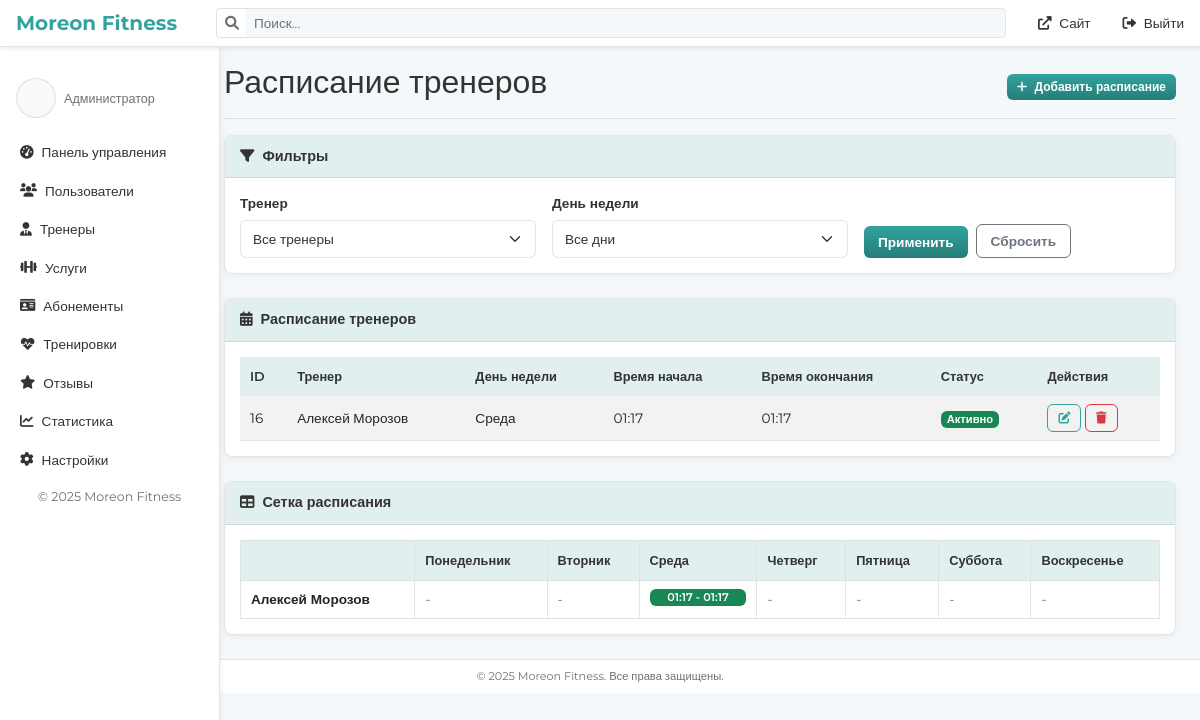
The app's page /admin/schedule.php (signed in), older data.
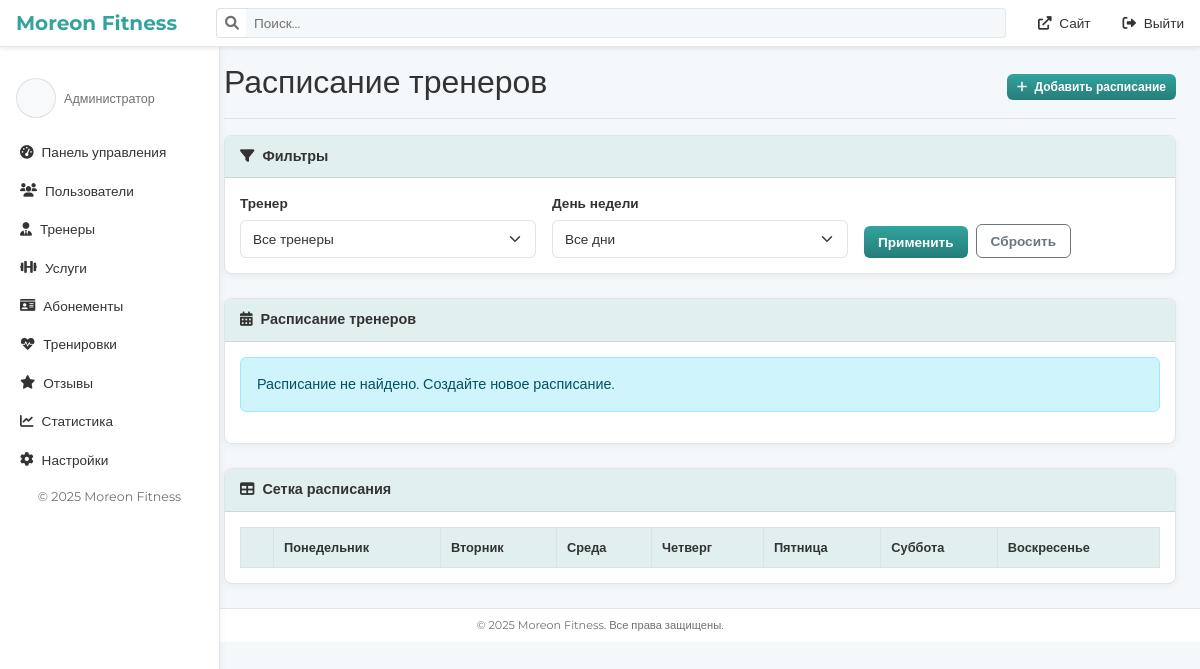
The same page, newer data.
### tables this page shows
CREATE TABLE `trainer_schedule` (
  `id` int NOT NULL,
  `trainer_id` int NOT NULL,
  `day_of_week` tinyint NOT NULL,
  `start_time` time NOT NULL,
  `end_time` time NOT NULL,
  `is_active` tinyint(1) DEFAULT '1'
);

### admin/schedule.php (the view, shortened to what the changed rows need)
<?php
require_once('includes/auth_check.php');
$where_conditions = [];
$params = [];
$where_clause = !empty($where_conditions) ? "WHERE " . implode(" AND ", $where_conditions) : "";
$stmt = $pdo->prepare("
    SELECT
        ts.id,
        ts.day_of_week,
        ts.start_time,
        ts.end_time,
        ts.is_active,
        CONCAT(u.first_name, ' ', u.last_name) as trainer_name,
        t.id as trainer_id
    FROM trainer_schedule ts
    JOIN trainers t ON ts.trainer_id = t.id
    JOIN users u ON t.user_id = u.id
    $where_clause
    ORDER BY ts.day_of_week ASC, ts.start_time ASC
");
$stmt->execute($params);
$schedules = $stmt->fetchAll();
$days_of_week = [
    1 => 'Понедельник',
    2 => 'Вторник',
    3 => 'Среда',
    4 => 'Четверг',
    5 => 'Пятница',
    6 => 'Суббота',
    7 => 'Воскресенье'
];
include 'includes/header.php';
?>
<div class="container-fluid">
    <div class="row">
        <main class="col-md-9 ms-sm-auto col-lg-10 px-md-4">
            <div class="d-flex justify-content-between flex-wrap flex-md-nowrap align-items-center pt-3 pb-2 mb-3 border-bottom">
                <h1 class="h2">Расписание тренеров</h1>
            </div>
            <div class="card mb-4">
                <div class="card-body">
                    <?php if (count($schedules) > 0): ?>
                        <div class="table-responsive">
                            <table class="table table-striped table-hover">
                                <thead>
                                    <tr>
                                        <th>ID</th>
                                        <th>Тренер</th>
                                        <th>День недели</th>
                                        <th>Время начала</th>
                                        <th>Время окончания</th>
                                        <th>Статус</th>
                                        <th>Действия</th>
                                    </tr>
                                </thead>
                                <tbody>
                                    <?php foreach ($schedules as $schedule): ?>
                                        <tr>
                                            <td><?php echo $schedule['id']; ?></td>
                                            <td><?php echo htmlspecialchars($schedule['trainer_name']); ?></td>
                                            <td><?php echo $days_of_week[$schedule['day_of_week']]; ?></td>
                                            <td><?php echo substr($schedule['start_time'], 0, 5); ?></td>
                                            <td><?php echo substr($schedule['end_time'], 0, 5); ?></td>
                                            <td>
                                                <?php if ($schedule['is_active']): ?>
                                                    <span class="badge bg-success">Активно</span>
                                                <?php else: ?>
                                                    <span class="badge bg-danger">Неактивно</span>
                                                <?php endif; ?>
                                            </td>
                                            <td>
                                                <button type="button" class="btn btn-sm btn-outline-primary edit-schedule-btn"
                                                        data-id="<?php echo $schedule['id']; ?>"
                                                        data-trainer-id="<?php echo $schedule['trainer_id']; ?>"
                                                        data-day="<?php echo $schedule['day_of_week']; ?>"
                                                        data-start="<?php echo $schedule['start_time']; ?>"
                                                        data-end="<?php echo $schedule['end_time']; ?>"
                                                        data-active="<?php echo $schedule['is_active']; ?>"
                                                        data-bs-toggle="modal" data-bs-target="#editScheduleModal">
                                                    <i class="fas fa-edit"></i>
                                                </button>
                                                <button type="button" class="btn btn-sm btn-outline-danger delete-schedule-btn"
                                                        data-id="<?php echo $schedule['id']; ?>"
                                                        data-bs-toggle="modal" data-bs-target="#deleteScheduleModal">
                                                    <i class="fas fa-trash"></i>
                                                </button>
                                            </td>
                                        </tr>
                                    <?php endforeach; ?>
                                </tbody>
                            </table>
                        </div>
                    <?php else: ?>
                        <div class="alert alert-info">
                            Расписание не найдено. Создайте новое расписание.
                        </div>
                    <?php endif; ?>
                </div>
            </div>
            <div class="card mb-4">
                <div class="card-body">
                    <div class="table-responsive">
                        <table class="table table-bordered">
                            <thead>
                                <tr>
                                    <th></th>
                                    <?php foreach ($days_of_week as $day_id => $day_name): ?>
                                        <th><?php echo $day_name; ?></th>
                                    <?php endforeach; ?>
                                </tr>
                            </thead>
                            <tbody>
                                <?php
                                $trainers_schedule = [];
                                foreach ($schedules as $schedule) {
                                    if (!isset($trainers_schedule[$schedule['trainer_id']])) {
                                        $trainers_schedule[$schedule['trainer_id']] = [
                                            'name' => $schedule['trainer_name'],
                                            'schedule' => []
                                        ];
                                    }
                                    if (!isset($trainers_schedule[$schedule['trainer_id']]['schedule'][$schedule['day_of_week']])) {
                                        $trainers_schedule[$schedule['trainer_id']]['schedule'][$schedule['day_of_week']] = [];
                                    }
                                    $trainers_schedule[$schedule['trainer_id']]['schedule'][$schedule['day_of_week']][] = [
                                        'start' => $schedule['start_time'],
                                        'end' => $schedule['end_time'],
                                        'active' => $schedule['is_active']
                                    ];
                                }
                                foreach ($trainers_schedule as $trainer_id => $trainer_data):
                                ?>
                                    <tr>
                                        <td class="fw-bold"><?php echo htmlspecialchars($trainer_data['name']); ?></td>
                                        <?php for ($day = 1; $day <= 7; $day++): ?>
                                            <td>
                                                <?php
                                                if (isset($trainer_data['schedule'][$day])) {
                                                    foreach ($trainer_data['schedule'][$day] as $slot) {
                                                        $status_class = $slot['active'] ? 'success' : 'secondary';
                                                        echo '<div class="badge bg-' . $status_class . ' mb-1 d-block">' .
                                                             substr($slot['start'], 0, 5) . ' - ' . substr($slot['end'], 0, 5) .
                                                             '</div>';
                                                    }
                                                } else {
                                                    echo '<span class="text-muted">-</span>';
                                                }
                                                ?>
                                            </td>
                                        <?php endfor; ?>
                                    </tr>
                                <?php endforeach; ?>
                            </tbody>
                        </table>
                    </div>
                </div>
            </div>
        </main>
    </div>
</div>
<?php include 'includes/footer.php'; ?>

Row changes from the older to the newer data that the page shows:
removed trainer_schedule: id "16", trainer_name "Алексей Морозов", day_of_week "Среда", start_time "01:17", end_time "01:17", is_active "Активно", start "01:17", end "01:17"
Text that changed along with them:
text no longer shown: "ID Тренер День недели Время начала Время окончания Статус Действия"
text now shown: "Расписание не найдено. Создайте новое расписание."
list line gone: "Алексей Морозов - - - - - -"
